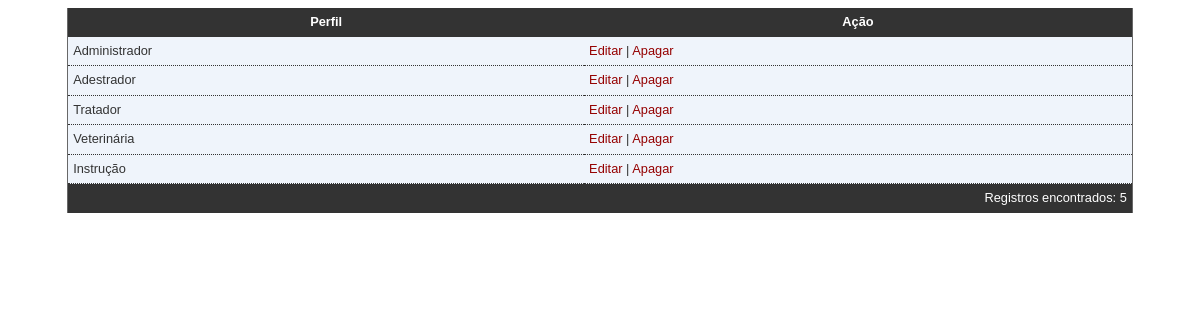
Screenshot of /src/Module/Perfil/view/index.php with the database file from the repository.
### tables this page shows
CREATE TABLE `perfil` (
  `id_perfil` int(11) NOT NULL AUTO_INCREMENT,
  `tipo_perfil` text,
  PRIMARY KEY (`id_perfil`)
);

### src/Module/Perfil/Model/PerfilTabela.php (called while the page is built, shortened)
<?php
class PerfilTabela implements \CasteloBranco\Canil\Interfaces\ITabela{
    public static function getInstancia() {
        $ds = new \CasteloBranco\Canil\Data\ClientDataSet();
        $ds->setTable("perfil");
        return $ds;
    }
    public static function findAll() {
        $ds = self::getInstancia();
        $table = $ds->mountTable();
        return $ds->getTable($table);
    }
}

### src/Data/ClientDataSet.php (called while the page is built, shortened)
<?php
class ClientDataSet {
    private $table;
    public function mountTable(){
        $table = new Table\SelectData($this->table);
        return $table;
    }
    public function getTable(Table\SelectData $table){
        return $table->table();
    }
    public function setTable($table) {
        $this->table = $table;
        return $this;
    }
}

### src/Data/Table/SelectData.php (called while the page is built, shortened)
<?php
class SelectData extends DataSet{
    private $table;
    private $join = array();
    private $order = array();
    private $group = array();
    private $where = array();
    private $having = array();
    private $limit = array();
    public function __construct($tblName) {
        $this->table = $tblName;
    }
    public function getComando() {
        $cmd = "SELECT ".substr($this->getCols(),0,-1)." FROM $this->table".$this->space($this->join);
        $cmd .= $this->getJoin().$this->space($this->where);
        $cmd .= $this->getWhere().$this->space($this->group);
        $cmd .= substr($this->getGroup(),0,-1).$this->space($this->having);
        $cmd .= $this->getHaving().$this->space($this->order);
        $cmd .= substr($this->getOrder(),0,-1).$this->space($this->limit);
        $cmd .= substr($this->getLimit(),0,-1).";";
        return $cmd;
    }
    private function getCols(){
        $cols = NULL;
        $cols .= $this->getConcat();
        return "* ";
    }
    private function getConcat(){
        $concat = NULL;
        return $concat;
    }
    private function getJoin(){
        $join = NULL;
        return $join;
    }
     private function getOrder(){
        $order = NULL;
        return $order;
    }
    private function getGroup(){
        $group = NULL;
        return $group;
    }
    private function getHaving(){
        $having = NULL;
        return $having;
    }
    private function getWhere(){
        $where = NULL;
        return $where;
    }
    private function getLimit(){
        $limit = NULL;
        return $limit;
    }
    private function space(array $var){
        return NULL;
    }
    public function table($sql = NULL) {
        $sql .= $this->getComando();
        return parent::table($sql);
    }
}

### src/Data/DataSet.php (called while the page is built, shortened)
<?php
class DataSet {
    private function init($sql){
        try{
            $con = Conexao::getConection();
            $stmt = $con->prepare($sql);
            $stmt->execute();
            return $stmt;
        } catch (\PDOException $ex) {
            throw $ex;
        }
    }
    public function table($sql){
        $table = $this->init($sql);
        return $table->fetchAll(\PDO::FETCH_OBJ);
    }
}

### src/Module/Perfil/Controller/PerfilController.php (called while the page is built, shortened)
<?php
class PerfilController implements IController{
    public function indexAction() {
        $tab = \CasteloBranco\Canil\Module\Perfil\Model\PerfilTabela::findAll();
        return array(
            "perfil" => $tab,
        );
    }
}

### src/Module/Perfil/view/index.php (the view, shortened to what this page needs)
<!DOCTYPE html>
<html>
    <head>
        <link href="../../../public/css/principal.css" rel="stylesheet" type="text/css">
        <?php
         $ctrl = new \CasteloBranco\Canil\Module\Perfil\Controller\PerfilController();
         $dados = $ctrl->indexAction();
        ?>
    </head>
    <body>
        <table>
            <thead>
                <tr>
                    <th>Perfil</th><th>Ação</th>
                </tr>
            </thead>
            <tbody>
                <?php foreach($dados["perfil"] as $row): ?>
                <tr>
                    <td><?php echo $row->tipo_perfil;?></td>
                    <td>
                        <a href="edit.php?id_perfil=<?php echo $row->id_perfil;?>">Editar</a>
                        |
                        <a href="delete.php?id_perfil=<?php echo $row->id_perfil;?>">Apagar</a>
                    </td>
                </tr>
                <?php endforeach; ?>
            </tbody>
            <tfoot>
                <tr>
                    <td colspan="2">Registros encontrados: <?php echo count($dados['perfil']);?></td>
                </tr>
            </tfoot>
        </table>
    </body>
</html>

### src/public/css/principal.css (style rules this page uses)
* { box-sizing:border-box; }
html { font:14/1.4 Sans-Serif; }
table { border-collapse:collapse; background:#EFF4FB; border-left:1px solid #686868; border-right:1px solid #686868;font:0.8em/145% 'Trebuchet MS',helvetica,arial,verdana; color: #333; margin:0 5% 0 5%; width:90%; }
td, th { padding:5px; }
table a { color:#950000; text-decoration:none; }
thead th, tfoot th, tfoot td { background:#333;color:#fff; cursor: default; }
tfoot td { text-align:right }
tbody th, tbody td { border-bottom: dotted 1px #333; }

### rows the page displays
perfil: tipo_perfil "Administrador"
perfil: tipo_perfil "Adestrador"
perfil: tipo_perfil "Tratador"
perfil: tipo_perfil "Veterinária"
perfil: tipo_perfil "Instrução"

### other values shown
count($dados['perfil']) "5"
